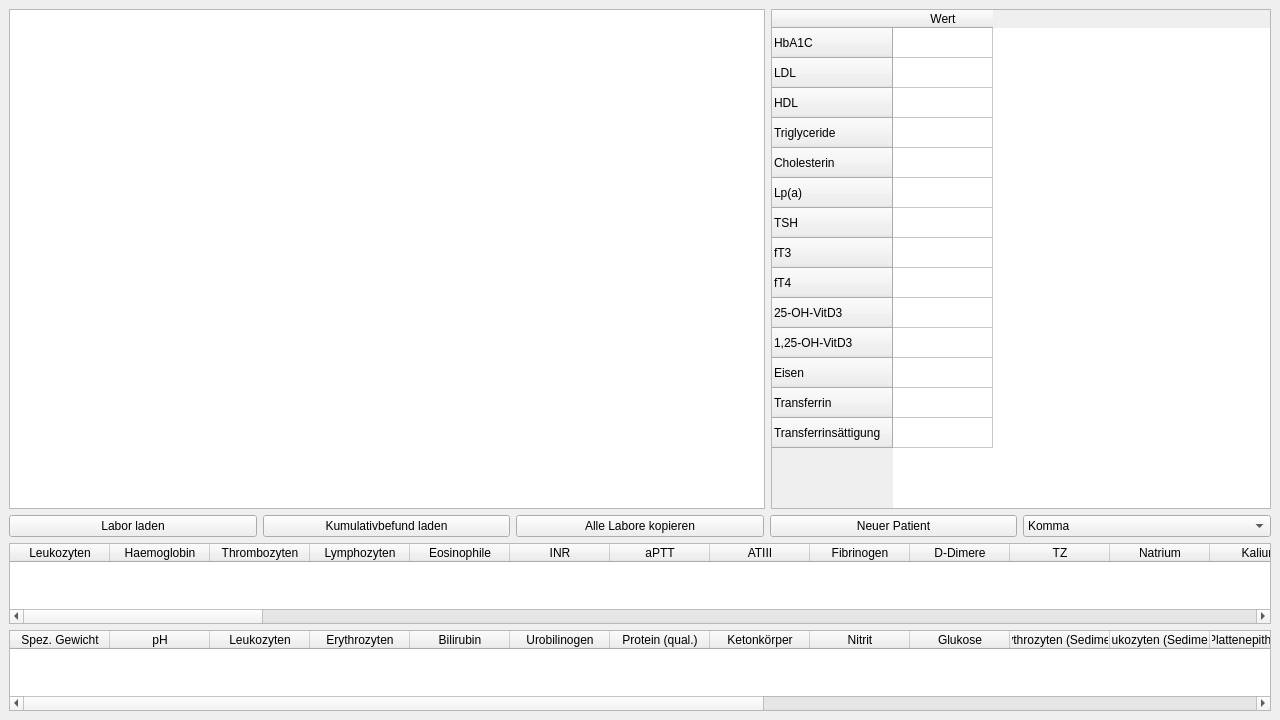
<?xml version="1.0" encoding="UTF-8"?>
<ui version="4.0">
 <class>RegisterView</class>
 <widget class="QMainWindow" name="RegisterView">
  <property name="windowModality">
   <enum>Qt::WindowModal</enum>
  </property>
  <property name="geometry">
   <rect>
    <x>0</x>
    <y>0</y>
    <width>1280</width>
    <height>720</height>
   </rect>
  </property>
  <property name="windowTitle">
   <string>Register</string>
  </property>
  <widget class="QWidget" name="centralWidget">
   <layout class="QGridLayout" name="gridLayout">
    <item row="0" column="0">
     <layout class="QVBoxLayout" name="verticalLayout">
      <item>
       <layout class="QHBoxLayout" name="horizontalLayout_2">
        <item>
         <widget class="QTextEdit" name="rawLab">
          <property name="sizePolicy">
           <sizepolicy hsizetype="Expanding" vsizetype="Expanding">
            <horstretch>0</horstretch>
            <verstretch>0</verstretch>
           </sizepolicy>
          </property>
         </widget>
        </item>
        <item>
         <widget class="QTableWidget" name="rfWidget">
          <property name="sizePolicy">
           <sizepolicy hsizetype="Minimum" vsizetype="MinimumExpanding">
            <horstretch>0</horstretch>
            <verstretch>0</verstretch>
           </sizepolicy>
          </property>
          <property name="minimumSize">
           <size>
            <width>500</width>
            <height>500</height>
           </size>
          </property>
          <property name="contextMenuPolicy">
           <enum>Qt::CustomContextMenu</enum>
          </property>
          <property name="verticalScrollBarPolicy">
           <enum>Qt::ScrollBarAlwaysOff</enum>
          </property>
          <property name="horizontalScrollBarPolicy">
           <enum>Qt::ScrollBarAlwaysOff</enum>
          </property>
          <row>
           <property name="text">
            <string>HbA1C</string>
           </property>
          </row>
          <row>
           <property name="text">
            <string>LDL</string>
           </property>
          </row>
          <row>
           <property name="text">
            <string>HDL</string>
           </property>
          </row>
          <row>
           <property name="text">
            <string>Triglyceride</string>
           </property>
          </row>
          <row>
           <property name="text">
            <string>Cholesterin</string>
           </property>
          </row>
          <row>
           <property name="text">
            <string>Lp(a)</string>
           </property>
          </row>
          <row>
           <property name="text">
            <string>TSH</string>
           </property>
          </row>
          <row>
           <property name="text">
            <string>fT3</string>
           </property>
          </row>
          <row>
           <property name="text">
            <string>fT4</string>
           </property>
          </row>
          <row>
           <property name="text">
            <string>25-OH-VitD3</string>
           </property>
          </row>
          <row>
           <property name="text">
            <string>1,25-OH-VitD3</string>
           </property>
          </row>
          <row>
           <property name="text">
            <string>Eisen</string>
           </property>
          </row>
          <row>
           <property name="text">
            <string>Transferrin</string>
           </property>
          </row>
          <row>
           <property name="text">
            <string>Transferrinsättigung</string>
           </property>
          </row>
          <column>
           <property name="text">
            <string>Wert</string>
           </property>
          </column>
         </widget>
        </item>
       </layout>
      </item>
      <item>
       <layout class="QHBoxLayout" name="horizontalLayout">
        <item>
         <widget class="QPushButton" name="loadRegister">
          <property name="text">
           <string>Labor laden</string>
          </property>
         </widget>
        </item>
        <item>
         <widget class="QPushButton" name="loadCumulative">
          <property name="text">
           <string>Kumulativbefund laden</string>
          </property>
         </widget>
        </item>
        <item>
         <widget class="QPushButton" name="copyAllLabs">
          <property name="text">
           <string>Alle Labore kopieren</string>
          </property>
         </widget>
        </item>
        <item>
         <widget class="QPushButton" name="clearPatient">
          <property name="text">
           <string>Neuer Patient</string>
          </property>
         </widget>
        </item>
        <item>
         <widget class="QComboBox" name="delimiterCombo">
          <item>
           <property name="text">
            <string>Komma</string>
           </property>
          </item>
          <item>
           <property name="text">
            <string>Punkt</string>
           </property>
          </item>
         </widget>
        </item>
       </layout>
      </item>
      <item>
       <widget class="QTableWidget" name="registerTable">
        <property name="contextMenuPolicy">
         <enum>Qt::CustomContextMenu</enum>
        </property>
        <property name="editTriggers">
         <set>QAbstractItemView::EditKeyPressed</set>
        </property>
        <column>
         <property name="text">
          <string>Leukozyten</string>
         </property>
        </column>
        <column>
         <property name="text">
          <string>Haemoglobin</string>
         </property>
        </column>
        <column>
         <property name="text">
          <string>Thrombozyten</string>
         </property>
        </column>
        <column>
         <property name="text">
          <string>Lymphozyten</string>
         </property>
        </column>
        <column>
         <property name="text">
          <string>Eosinophile</string>
         </property>
        </column>
        <column>
         <property name="text">
          <string>INR</string>
         </property>
        </column>
        <column>
         <property name="text">
          <string>aPTT</string>
         </property>
        </column>
        <column>
         <property name="text">
          <string>ATIII</string>
         </property>
        </column>
        <column>
         <property name="text">
          <string>Fibrinogen</string>
         </property>
        </column>
        <column>
         <property name="text">
          <string>D-Dimere</string>
         </property>
        </column>
        <column>
         <property name="text">
          <string>TZ</string>
         </property>
        </column>
        <column>
         <property name="text">
          <string>Natrium</string>
         </property>
        </column>
        <column>
         <property name="text">
          <string>Kalium</string>
         </property>
        </column>
        <column>
         <property name="text">
          <string>Phosphat</string>
         </property>
        </column>
        <column>
         <property name="text">
          <string>Albumin</string>
         </property>
        </column>
        <column>
         <property name="text">
          <string>Bilirubin(ges)</string>
         </property>
        </column>
        <column>
         <property name="text">
          <string>Bilirubin(dir)</string>
         </property>
        </column>
        <column>
         <property name="text">
          <string>AST</string>
         </property>
        </column>
        <column>
         <property name="text">
          <string>ALT</string>
         </property>
        </column>
        <column>
         <property name="text">
          <string>gGT</string>
         </property>
        </column>
        <column>
         <property name="text">
          <string>AP</string>
         </property>
        </column>
        <column>
         <property name="text">
          <string>LDH</string>
         </property>
        </column>
        <column>
         <property name="text">
          <string>CK</string>
         </property>
        </column>
        <column>
         <property name="text">
          <string>CK-MB</string>
         </property>
        </column>
        <column>
         <property name="text">
          <string>TroponinT</string>
         </property>
        </column>
        <column>
         <property name="text">
          <string>NTproBNP</string>
         </property>
        </column>
        <column>
         <property name="text">
          <string>Harnstoff</string>
         </property>
        </column>
        <column>
         <property name="text">
          <string>Kreatinin</string>
         </property>
        </column>
        <column>
         <property name="text">
          <string>CRP</string>
         </property>
        </column>
        <column>
         <property name="text">
          <string>Procalcitonin</string>
         </property>
        </column>
        <column>
         <property name="text">
          <string>Ferritin</string>
         </property>
        </column>
        <column>
         <property name="text">
          <string>pH</string>
         </property>
        </column>
        <column>
         <property name="text">
          <string>pCO2</string>
         </property>
        </column>
        <column>
         <property name="text">
          <string>Standardbicarbonat</string>
         </property>
        </column>
        <column>
         <property name="text">
          <string>Standard-Base-Excess</string>
         </property>
        </column>
        <column>
         <property name="text">
          <string>pO2</string>
         </property>
        </column>
        <column>
         <property name="text">
          <string>SatO2</string>
         </property>
        </column>
        <column>
         <property name="text">
          <string>MetHb</string>
         </property>
        </column>
        <column>
         <property name="text">
          <string>CO-Hb</string>
         </property>
        </column>
        <column>
         <property name="text">
          <string>cLac</string>
         </property>
        </column>
        <column>
         <property name="text">
          <string>CystatinC</string>
         </property>
        </column>
        <column>
         <property name="text">
          <string>Myoglobin</string>
         </property>
        </column>
        <column>
         <property name="text">
          <string>Copeptin</string>
         </property>
        </column>
        <column>
         <property name="text">
          <string>Aldosteorn</string>
         </property>
        </column>
        <column>
         <property name="text">
          <string>sIL-2R</string>
         </property>
        </column>
        <column>
         <property name="text">
          <string>IL-6</string>
         </property>
        </column>
        <column>
         <property name="text">
          <string>TNFalpha</string>
         </property>
        </column>
        <column>
         <property name="text">
          <string>B Lymphozyten CD19+ abs</string>
         </property>
        </column>
        <column>
         <property name="text">
          <string>B Lymphozyten CD19+ rel</string>
         </property>
        </column>
        <column>
         <property name="text">
          <string>T Lymphozyten CD3+ abs</string>
         </property>
        </column>
        <column>
         <property name="text">
          <string>T Lymphozyten CD3+ rel</string>
         </property>
        </column>
        <column>
         <property name="text">
          <string>T Helfer CD3+CD4+ abs</string>
         </property>
        </column>
        <column>
         <property name="text">
          <string>T Helfer CD3+CD4+ rel</string>
         </property>
        </column>
        <column>
         <property name="text">
          <string>T Suppr CD3+CD8+ abs</string>
         </property>
        </column>
        <column>
         <property name="text">
          <string>T Suppr CD3+CD8+ rel</string>
         </property>
        </column>
        <column>
         <property name="text">
          <string>Quot CD3 CD4/CD3 CD8</string>
         </property>
        </column>
        <column>
         <property name="text">
          <string>NK Zel CD16+56+ abs</string>
         </property>
        </column>
        <column>
         <property name="text">
          <string>NK Zel CD16+56+ rel</string>
         </property>
        </column>
        <column>
         <property name="text">
          <string>Albumin(U)</string>
         </property>
        </column>
        <column>
         <property name="text">
          <string>Kreatinin(U)</string>
         </property>
        </column>
        <column>
         <property name="text">
          <string>ACE</string>
         </property>
        </column>
        <column>
         <property name="text">
          <string>Glukose</string>
         </property>
        </column>
       </widget>
      </item>
      <item>
       <widget class="QTableWidget" name="urineTable">
        <property name="contextMenuPolicy">
         <enum>Qt::CustomContextMenu</enum>
        </property>
        <column>
         <property name="text">
          <string>Spez. Gewicht</string>
         </property>
        </column>
        <column>
         <property name="text">
          <string>pH</string>
         </property>
        </column>
        <column>
         <property name="text">
          <string>Leukozyten</string>
         </property>
        </column>
        <column>
         <property name="text">
          <string>Erythrozyten</string>
         </property>
        </column>
        <column>
         <property name="text">
          <string>Bilirubin</string>
         </property>
        </column>
        <column>
         <property name="text">
          <string>Urobilinogen</string>
         </property>
        </column>
        <column>
         <property name="text">
          <string>Protein (qual.)</string>
         </property>
        </column>
        <column>
         <property name="text">
          <string>Ketonkörper</string>
         </property>
        </column>
        <column>
         <property name="text">
          <string>Nitrit</string>
         </property>
        </column>
        <column>
         <property name="text">
          <string>Glukose</string>
         </property>
        </column>
        <column>
         <property name="text">
          <string>Erythrozyten (Sediment)</string>
         </property>
        </column>
        <column>
         <property name="text">
          <string>Leukozyten (Sediment)</string>
         </property>
        </column>
        <column>
         <property name="text">
          <string>Plattenepithelzellen</string>
         </property>
        </column>
        <column>
         <property name="text">
          <string>Rundepithelzellen</string>
         </property>
        </column>
        <column>
         <property name="text">
          <string>hyaline Zylinder</string>
         </property>
        </column>
        <column>
         <property name="text">
          <string>pathologische Zylinder</string>
         </property>
        </column>
        <column>
         <property name="text">
          <string>Leitfähigkeit</string>
         </property>
        </column>
        <column>
         <property name="text">
          <string>Bakterien</string>
         </property>
        </column>
        <column>
         <property name="text">
          <string>Kristalle</string>
         </property>
        </column>
        <column>
         <property name="text">
          <string>Hefen mikr</string>
         </property>
        </column>
       </widget>
      </item>
     </layout>
    </item>
   </layout>
  </widget>
 </widget>
 <resources/>
 <connections/>
</ui>
